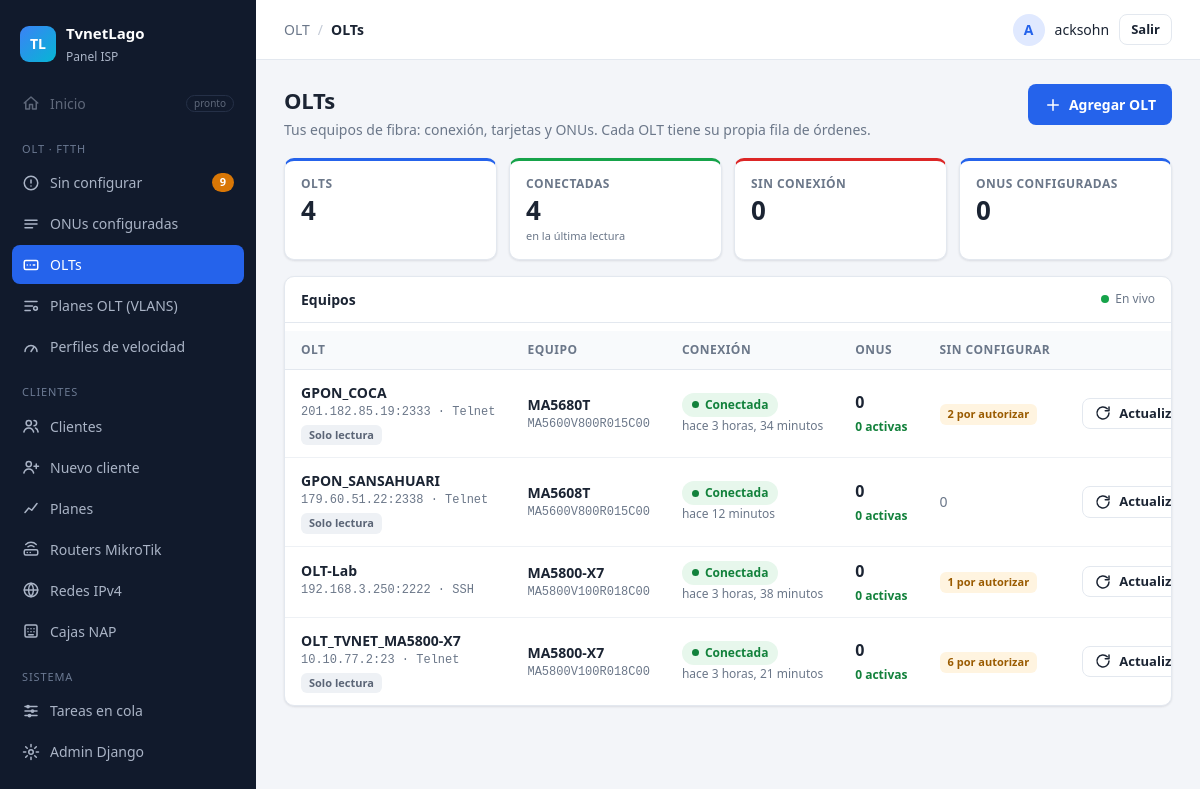
Page /olt/olts/ (signed in) on the committed database.
### Aplicaciones/ServerOLT/models.py (models this page shows, shortened)
class OLT(models.Model):
    PROTOCOLOS = [("ssh", "SSH"), ("telnet", "Telnet")]
    nombre = models.CharField(max_length=50, unique=True)
    host = models.CharField(max_length=100)
    puerto_ssh = models.PositiveIntegerField("Puerto (SSH o Telnet)", default=22)
    usuario = models.CharField(max_length=50)
    clave = models.CharField(max_length=100)
    protocolo = models.CharField(max_length=6, choices=PROTOCOLOS, default="ssh")
    solo_lectura = models.BooleanField(
        default=False,
        help_text="Márcalo si esta OLT la maneja otro sistema (ej. SmartOLT): "
                  "solo se lee, nunca se autoriza ni se da de baja desde aquí.")
    snmp_comunidad = models.CharField(max_length=50, blank=True)
    snmp_puerto = models.PositiveIntegerField(default=161)
    activa = models.BooleanField(default=True)
    ACCIONES = [("", "—"), ("info", "Leyendo info de la OLT"),
                ("puertos", "Leyendo puertos PON"), ("puerto", "Cambiando puertos PON"),
                ("reset_pon", "Reiniciando ONUs de un puerto"),
                ("vlans", "Leyendo VLANs"), ("crear_vlan", "Creando VLANs"),
                ("perfiles_ont", "Leyendo perfiles")]
    modelo_equipo = models.CharField("Modelo", max_length=40, blank=True)
    version = models.CharField("Versión", max_length=60, blank=True)
    encendida_desde = models.DateTimeField(null=True, blank=True)
    tarjetas = models.JSONField(default=list, blank=True)
    conectada = models.BooleanField(null=True, blank=True, help_text="Resultado de la última conexión")
    info_leida = models.DateTimeField(null=True, blank=True)
    accion_pendiente = models.CharField(max_length=12, choices=ACCIONES, blank=True, default="")
    accion_desde = models.DateTimeField(null=True, blank=True)
    ultimo_error = models.TextField(blank=True)
    perfiles = models.JSONField(default=dict, blank=True)
    MINUTOS_TRABADA = 5  # paso 20b: una orden de OLT que no termina en este tiempo se da por fallida
    @property
    def accion_trabada(self):
        from datetime import timedelta
        from django.utils import timezone
        return bool(self.accion_pendiente and (self.accion_desde is None or
                    self.accion_desde < timezone.now() - timedelta(minutes=self.MINUTOS_TRABADA)))
    def liberar_si_trabada(self):
        if not self.accion_trabada:
            return False

### Aplicaciones/ServerOLT/views.py (the view)
# urls.py: path("olts/", views.olts, name="olts"),
@login_required
def olts(request):
    lista = list(_con_conteos(OLT.objects.all()).order_by("-activa", "nombre"))
    for o in lista:
        o.liberar_si_trabada()
        o.cola = tasks.cola_de(o)
        o.sin_worker = _sin_worker(o)
    return render(request, "olt/olts.html", {
        "olts": lista,
        "resumen": {
            "olts": len(lista),
            "conectadas": sum(1 for o in lista if o.conectada),
            "sin_conexion": sum(1 for o in lista if o.conectada is False),
            "onus": sum(o.total for o in lista),
        },
    })

### Aplicaciones/ServerOLT/context_processors.py (called while the page is built)
def menu(request):
    if not request.user.is_authenticated:
        return {}
    return {"menu_pendientes": ONU.objects.filter(estado="sin_autorizar").count()}

### Aplicaciones/ServerOLT/tasks.py (called while the page is built)
def cola_de(olt):
    return f"olt_{olt.pk}"

### Aplicaciones/ServerOLT/views.py (called while the page is built)
def _con_conteos(qs):
    configurada = Q(onus__ont_id__isnull=False) & ~Q(onus__estado__in=PENDIENTES)
    return qs.annotate(
        total=Count("onus", filter=configurada),
        activas=Count("onus", filter=configurada & Q(onus__estado="activa")),
        suspendidas=Count("onus", filter=configurada & Q(onus__estado="suspendida")),
        fuera=Count("onus", filter=configurada & Q(onus__en_linea=False)),
        criticas=Count("onus", filter=configurada & Q(onus__rx_power__lt=SENAL_CRITICA)),
        pendientes=Count("onus", filter=Q(onus__estado="sin_autorizar")),
    )

def _sin_worker(olt):
    from django.utils import timezone
    return bool(olt.accion_pendiente and olt.accion_desde
                and (timezone.now() - olt.accion_desde).total_seconds() > ESPERA_WORKER)

### Aplicaciones/ServerOLT/templates/olt/olts.html (shortened to what this page needs)
{% extends "panel/base.html" %}
{% block migas %}<span>OLT</span><span class="sep">/</span><strong>OLTs</strong>{% endblock %}
{% block contenido %}
<div class="cabecera">
  <div>
    <h1>OLTs</h1>
    <p class="sub">Tus equipos de fibra: conexión, tarjetas y ONUs. Cada OLT tiene su propia fila de órdenes.</p>
  </div>
  {% if perms.ServerOLT.add_olt %}
  <a class="btn btn-primario" href="{% url 'olt:olt_nueva' %}">
    <svg viewBox="0 0 24 24"><path d="M12 5v14M5 12h14"/></svg> Agregar OLT
  </a>
  {% endif %}
</div>
<div id="olts-vivo" data-vivo>
<div class="resumen">
  <div class="kpi"><span class="kpi-titulo">OLTs</span><span class="kpi-valor">{{ resumen.olts }}</span></div>
  <div class="kpi kpi-verde"><span class="kpi-titulo">Conectadas</span><span class="kpi-valor">{{ resumen.conectadas }}</span><span class="kpi-nota">en la última lectura</span></div>
  <div class="kpi kpi-rojo"><span class="kpi-titulo">Sin conexión</span><span class="kpi-valor">{{ resumen.sin_conexion }}</span></div>
  <a class="kpi" href="{% url 'olt:configuradas' %}"><span class="kpi-titulo">ONUs configuradas</span><span class="kpi-valor">{{ resumen.onus }}</span></a>
</div>
<div class="tarjeta">
  <div class="tarjeta-barra">
    <strong>Equipos</strong>
    <span class="en-vivo" title="Se actualiza sola cada 5 segundos"><i></i>En vivo</span>
  </div>
  <div class="tabla-scroll">
  <table class="tabla">
    <thead><tr>
      <th>OLT</th><th class="ocultar-movil">Equipo</th><th>Conexión</th>
      <th>ONUs</th><th class="ocultar-movil">Sin configurar</th><th class="ocultar-movil ocultar-medio">Fila</th><th class="der">Acciones</th>
    </tr></thead>
    <tbody>
    {% for o in olts %}
      <tr {% if not o.activa %}class="fila-apagada"{% endif %}>
        <td>
          <a class="enlace-fila" href="{% url 'olt:detalle_olt' o.pk %}">{{ o.nombre }}</a>
          <div class="tenue chico mono">{{ o.host }}:{{ o.puerto_ssh }} · {{ o.get_protocolo_display }}</div>
          <div class="etiquetas-fila">
            {% if o.solo_lectura %}<span class="etiqueta etiqueta-gris">Solo lectura</span>{% endif %}
          </div>
        </td>
        <td class="ocultar-movil">{% if o.modelo_equipo %}<strong>{{ o.modelo_equipo }}</strong><div class="tenue chico mono">{{ o.version }}</div>{% else %}<span class="tenue">— sin leer</span>{% endif %}</td>
        <td>
          {% if o.accion_pendiente %}
            <span class="estado estado-proceso"><i class="giro"></i>Leyendo…</span>
            {% if o.sin_worker %}<div class="chico" style="color:#b42318">¿Sin worker en {{ o.cola }}?</div>{% endif %}
          {% elif o.conectada %}<span class="estado estado-ok"><i class="punto"></i>Conectada</span><div class="tenue chico">hace {{ o.info_leida|timesince }}</div>
          {% elif o.conectada is False %}<span class="estado estado-error"><i class="punto"></i>Sin conexión</span><div class="tenue chico">hace {{ o.info_leida|default:o.accion_desde|timesince }}</div>
          {% else %}<span class="estado estado-gris"><i class="punto"></i>Sin probar</span>{% endif %}
        </td>
        <td>
          <div class="cifras">
            <a href="{% url 'olt:configuradas' %}?olt={{ o.pk }}" title="Configuradas"><strong>{{ o.total }}</strong></a>
            <span class="cifra-verde" title="Activas">{{ o.activas }} activas</span>
          </div>
        </td>
        <td class="ocultar-movil">{% if o.pendientes %}<a class="etiqueta num-naranja" href="{% url 'olt:sin_configurar' %}?olt={{ o.pk }}">{{ o.pendientes }} por autorizar</a>{% else %}<span class="tenue">0</span>{% endif %}</td>
        <td class="der"><div class="acciones-fila">
          <form method="post" action="{% url 'olt:info_olt' o.pk %}">{% csrf_token %}<input type="hidden" name="volver" value="lista">
            <button class="btn btn-fantasma btn-sm" type="submit" data-cargando="…" {% if o.accion_pendiente %}disabled{% endif %} title="Probar conexión y leer modelo, versión y tarjetas">
              <svg viewBox="0 0 24 24"><path d="M20 12a8 8 0 11-2.3-5.7M20 4v5h-5"/></svg> Actualizar</button>
          </form>
        </div></td>
      </tr>
    {% empty %}
      <tr><td colspan="7"><div class="vacio">
        <svg viewBox="0 0 24 24" class="icono-gris"><rect x="3" y="6" width="18" height="12" rx="2"/><path d="M7 12h.01M11 12h.01M15 12h2"/></svg>
        <strong>Todavía no hay OLTs</strong><span>Agrega la primera con <em>Agregar OLT</em>.</span>
      </div></td></tr>
    {% endfor %}
    </tbody>
  </table>
  </div>
</div>
</div>
{% endblock %}

### templates/panel/base.html (shortened to what this page needs)
{% load static %}<!DOCTYPE html>
<html lang="es">
<head>
  <link rel="stylesheet" href="{% static 'vendor/select2/select2.min.css' %}">
  <link rel="stylesheet" href="{% static 'css/panel.css' %}">
</head>
<body>
<div class="app">
  <aside class="sidebar" id="sidebar">
    <div class="marca">
      <span class="marca-logo">TL</span>
      <div><strong>TvnetLago</strong><small>Panel ISP</small></div>
    </div>
    {% with ruta=request.resolver_match.view_name %}
    <nav>
      <a class="item deshabilitado" title="Próximamente">
        <svg viewBox="0 0 24 24"><path d="M3 12l9-8 9 8M5 10v10h5v-6h4v6h5V10"/></svg>
        Inicio <span class="pronto">pronto</span>
      </a>
      <p class="seccion">OLT · FTTH</p>
      <a class="item {% if ruta == 'olt:sin_configurar' or ruta == 'olt:autorizar' %}activo{% endif %}"
         href="{% url 'olt:sin_configurar' %}">
        <svg viewBox="0 0 24 24"><circle cx="12" cy="12" r="9"/><path d="M12 8v4M12 16h.01"/></svg>
        Sin configurar
        <span id="menu-pendientes" data-vivo class="contador-caja">{% if menu_pendientes %}<span class="contador">{{ menu_pendientes }}</span>{% endif %}</span>
      </a>
      <a class="item {% if ruta == 'olt:configuradas' or ruta == 'olt:detalle_onu' %}activo{% endif %}" href="{% url 'olt:configuradas' %}">
        <svg viewBox="0 0 24 24"><path d="M4 7h16M4 12h16M4 17h10"/></svg>
        ONUs configuradas
      </a>
      <a class="item {% if ruta == 'olt:olts' or ruta == 'olt:detalle_olt' or ruta == 'olt:olt_nueva' or ruta == 'olt:olt_editar' %}activo{% endif %}" href="{% url 'olt:olts' %}">
        <svg viewBox="0 0 24 24"><rect x="3" y="6" width="18" height="12" rx="2"/><path d="M7 12h.01M11 12h.01M15 12h2"/></svg>
        OLTs
      </a>
      <a class="item {% if ruta == 'olt:planes_olt' or ruta == 'olt:plan_olt_nuevo' or ruta == 'olt:plan_olt_editar' %}activo{% endif %}" href="{% url 'olt:planes_olt' %}">
        <svg viewBox="0 0 24 24"><path d="M4 6h16M4 12h10M4 18h7"/><circle cx="18" cy="15" r="2.5"/></svg>
        Planes OLT (VLANS)
      </a>
      <a class="item {% if ruta == 'olt:velocidades' or ruta == 'olt:velocidad_nueva' or ruta == 'olt:velocidad_editar' %}activo{% endif %}" href="{% url 'olt:velocidades' %}">
        <svg viewBox="0 0 24 24"><path d="M4 18a8 8 0 1 1 16 0"/><path d="M12 18l4-6"/></svg>
        Perfiles de velocidad
      </a>
      <p class="seccion">Clientes</p>
      <a class="item {% if request.resolver_match.namespace == 'clientes' and ruta != 'clientes:nuevo' and 'plan' not in ruta and 'router' not in ruta %}activo{% endif %}" href="{% url 'clientes:lista' %}">
        <svg viewBox="0 0 24 24"><circle cx="9" cy="8" r="3.5"/><path d="M2.5 20c.8-3.5 3.3-5.5 6.5-5.5s5.7 2 6.5 5.5M16 4.5a3.5 3.5 0 010 7M18 14.6c1.9.7 3 2.6 3.5 5.4"/></svg>
        Clientes
      </a>
      {% if perms.ServerMikro.add_cliente %}
      <a class="item {% if ruta == 'clientes:nuevo' %}activo{% endif %}" href="{% url 'clientes:nuevo' %}">
        <svg viewBox="0 0 24 24"><circle cx="9" cy="8" r="3.5"/><path d="M2.5 20c.8-3.5 3.3-5.5 6.5-5.5s5.7 2 6.5 5.5M19 8v6M16 11h6"/></svg>
        Nuevo cliente
      </a>
      {% endif %}
      <a class="item {% if ruta == 'clientes:planes' or ruta == 'clientes:plan_nuevo' or ruta == 'clientes:plan_editar' %}activo{% endif %}" href="{% url 'clientes:planes' %}">
        <svg viewBox="0 0 24 24"><path d="M4 18l5-6 4 3 7-9"/></svg>
        Planes
      </a>
      <a class="item {% if 'router' in ruta %}activo{% endif %}" href="{% url 'clientes:routers' %}">
        <svg viewBox="0 0 24 24"><rect x="3" y="13" width="18" height="7" rx="2"/><path d="M7 16.5h.01M11 16.5h.01M8 9a6 6 0 018 0M5 6a10 10 0 0114 0"/></svg>
        Routers MikroTik
      </a>
      <a class="item {% if ruta == 'clientes:redes' or 'clientes:red_' in ruta %}activo{% endif %}" href="{% url 'clientes:redes' %}">
        <svg viewBox="0 0 24 24"><circle cx="12" cy="12" r="9"/><path d="M3 12h18M12 3a14 14 0 010 18M12 3a14 14 0 000 18"/></svg>
        Redes IPv4
      </a>
      <a class="item {% if 'clientes:nap' in ruta %}activo{% endif %}" href="{% url 'clientes:naps' %}">
        <svg viewBox="0 0 24 24"><rect x="4" y="4" width="16" height="16" rx="2"/><path d="M8 9h.01M12 9h.01M16 9h.01M8 13h.01M12 13h.01M16 13h.01M9 17h6"/></svg>
        Cajas NAP
      </a>
      <p class="seccion">Sistema</p>
      <a class="item {% if ruta == 'tareas:lista' %}activo{% endif %}" href="{% url 'tareas:lista' %}">
        <svg viewBox="0 0 24 24"><path d="M4 6h16M4 12h16M4 18h16"/><circle cx="8" cy="6" r="1.5"/><circle cx="14" cy="12" r="1.5"/><circle cx="10" cy="18" r="1.5"/></svg>
        Tareas en cola
      </a>
      {% if user.is_staff %}
      <a class="item" href="{% url 'admin:index' %}">
        <svg viewBox="0 0 24 24"><circle cx="12" cy="12" r="3"/><path d="M12 2v3M12 19v3M2 12h3M19 12h3M4.9 4.9L7 7M17 17l2.1 2.1M4.9 19.1L7 17M17 7l2.1-2.1"/></svg>
        Admin Django
      </a>
      {% endif %}
    </nav>
    {% endwith %}
  </aside>
  <div class="principal">
    <header class="topbar">
      <div class="migas">{% block migas %}{% endblock %}</div>
      {% if user.is_authenticated %}
      <form method="post" action="{% url 'logout' %}" class="usuario">
        <span class="avatar">{{ user.username|slice:":1"|upper }}</span>
        <span class="usuario-nombre">{{ user.username }}</span>
        <button type="submit" class="btn btn-fantasma btn-sm">Salir</button>
      </form>
      {% endif %}
    </header>
    <main class="contenido">
      {% block contenido %}{% endblock %}
    </main>
  </div>
</div>
</body>
</html>

### rows in the picture
OLT: nombre "GPON_COCA", host "201.182.85.19", puerto_ssh "2333", protocolo "Telnet", solo_lectura "Solo lectura", modelo_equipo "MA5680T", version "MA5600V800R015C00", info_leida "3 horas, 34 minutos", total "0", activas "0", pendientes "2"
OLT: nombre "GPON_SANSAHUARI", host "179.60.51.22", puerto_ssh "2338", protocolo "Telnet", solo_lectura "Solo lectura", modelo_equipo "MA5608T", version "MA5600V800R015C00", info_leida "12 minutos", total "0", activas "0"
OLT: nombre "OLT-Lab", host "192.168.3.250", puerto_ssh "2222", protocolo "SSH", modelo_equipo "MA5800-X7", version "MA5800V100R018C00", info_leida "3 horas, 38 minutos", total "0", activas "0", pendientes "1"
OLT: nombre "OLT_TVNET_MA5800-X7", host "10.10.77.2", puerto_ssh "23", protocolo "Telnet", solo_lectura "Solo lectura", modelo_equipo "MA5800-X7", version "MA5800V100R018C00", info_leida "3 horas, 21 minutos", total "0", activas "0", pendientes "6"

### other values in the picture
{{ menu_pendientes }} "9"
{{ user.username|slice:":1"|upper }} "A"
{{ user.username }} "acksohn"
{{ resumen.olts }} "4"
{{ resumen.conectadas }} "4"
{{ resumen.sin_conexion }} "0"
{{ resumen.onus }} "0"
